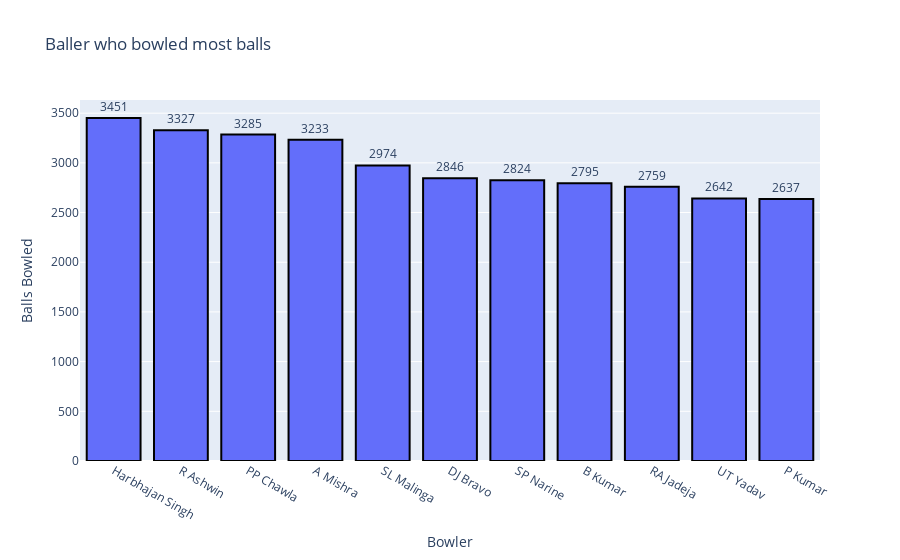

Write notebook code for a chart like this one.
### Markdown cell above
# Players who bowled most balls

### Code cell
bowler = players['bowler'].value_counts()
fig = go.Figure([go.Bar(x=bowler.index.tolist()[:11], y= bowler.tolist()[:11],text = bowler.values[:11], textposition='outside',marker=dict(line=dict(color='#000000', width=2)))])
layout = go.Layout(title = 'Baller who bowled most balls',xaxis=dict(title='Bowler',tickmode='linear'),yaxis=dict(title='Balls Bowled'))
fig.update_layout(layout)
iplot(fig)

### Figure 1 — Plotly figure (JSON) as saved in the notebook; plotly's stock layout.template omitted (floating-point values rounded to 4 significant figures)
{"data": [{"marker": {"line": {"color": "#000000", "width": 2}}, "text": [3451, 3327, 3285, 3233, 2974, 2846, 2824, 2795, 2759, 2642, 2637], "textposition": "outside", "type": "bar", "x": ["Harbhajan Singh", "R Ashwin", "PP Chawla", "A Mishra", "SL Malinga", "DJ Bravo", "SP Narine", "B Kumar", "RA Jadeja", "UT Yadav", "P Kumar"], "y": [3451, 3327, 3285, 3233, 2974, 2846, 2824, 2795, 2759, 2642, 2637]}], "layout": {"title": {"text": "Baller who bowled most balls"}, "xaxis": {"tickmode": "linear", "title": {"text": "Bowler"}}, "yaxis": {"title": {"text": "Balls Bowled"}}}}
